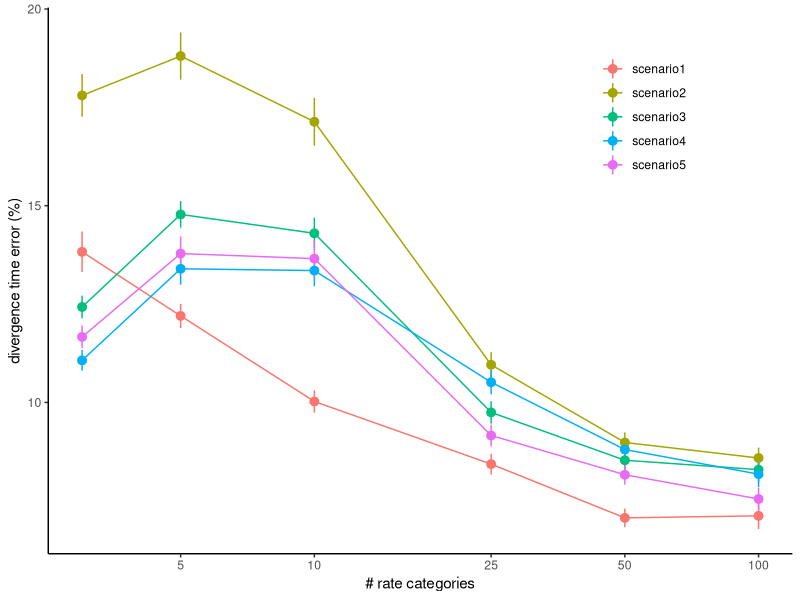
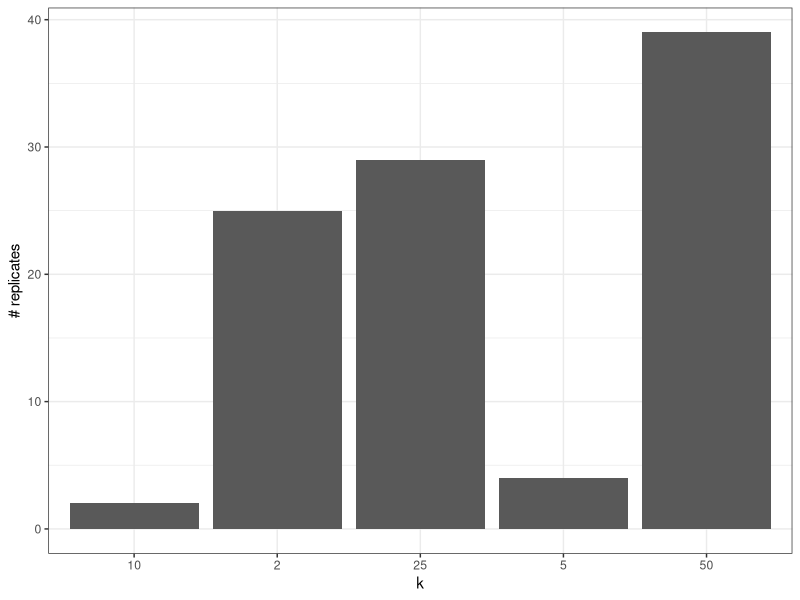
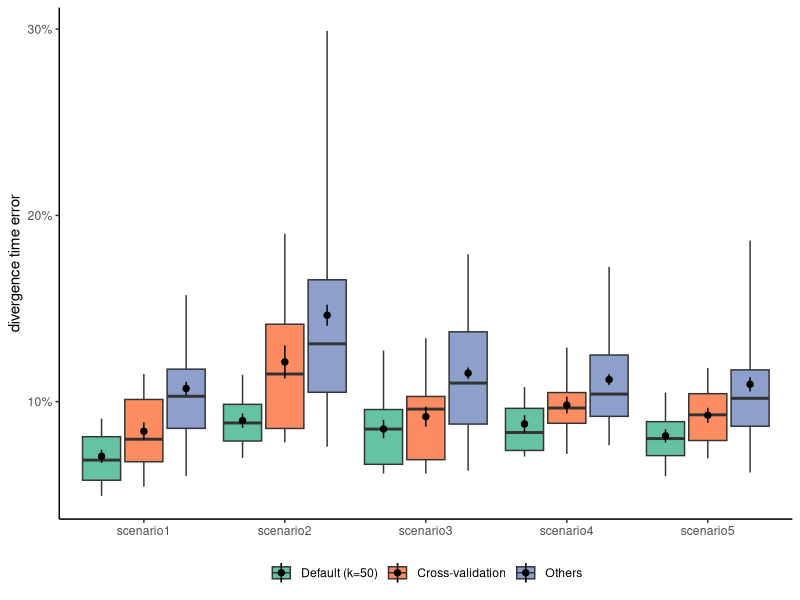
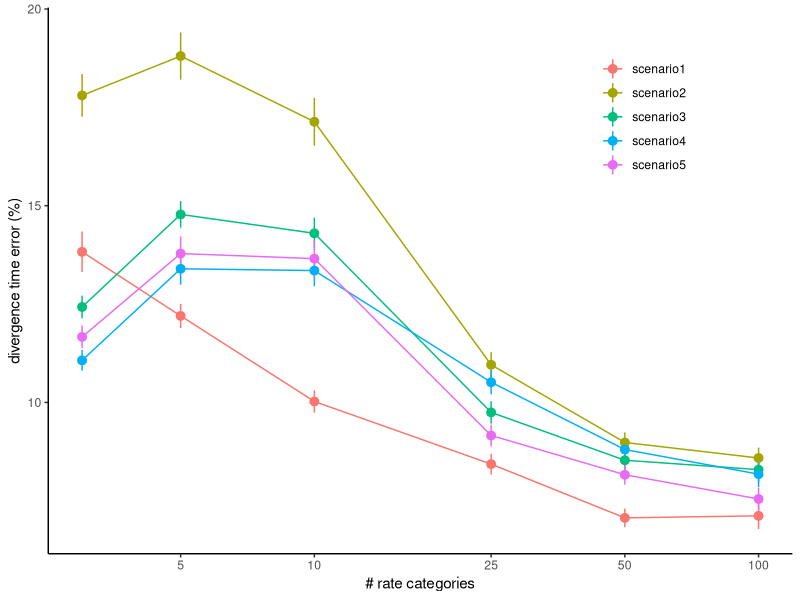
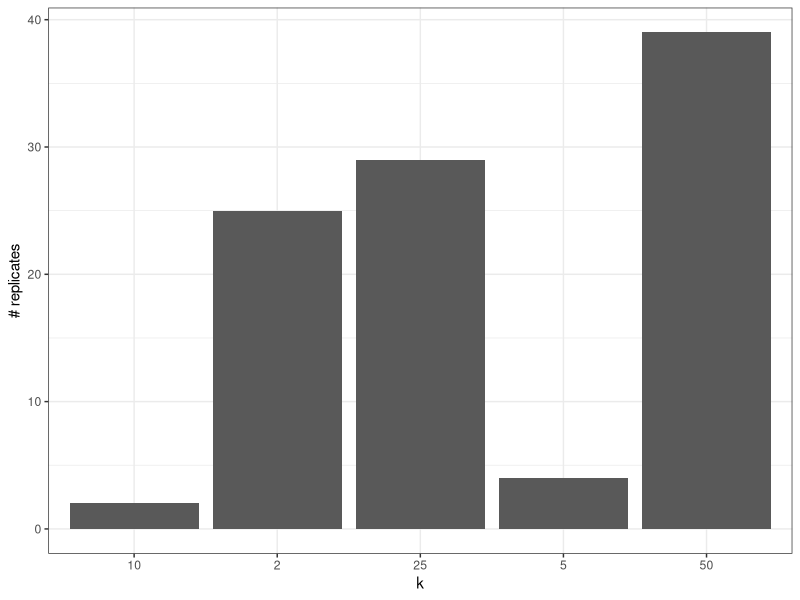
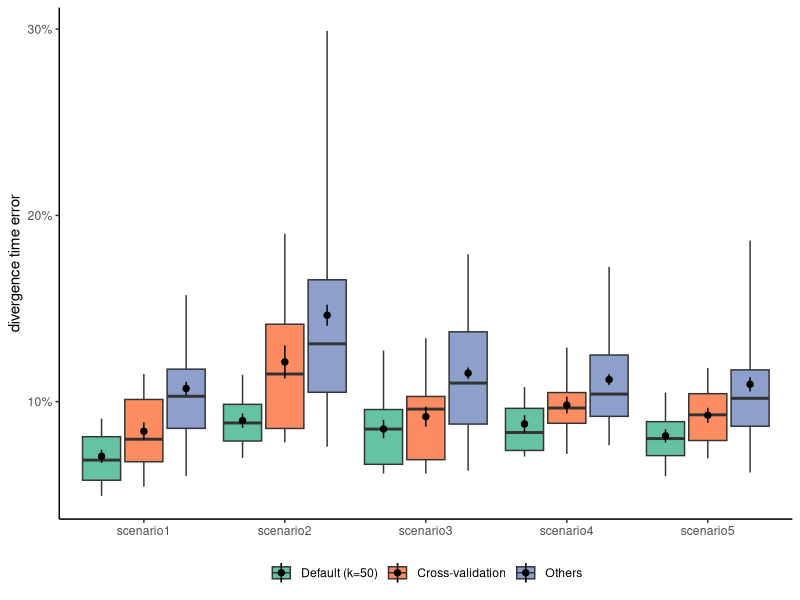

Write R code to recreate these figures, in order.
setwd("/Users/uym2/my_gits/MD-Cat-paper/Plots/simulated/sysBio_revision")
require(ggplot2)

d = read.table("MDCat_Angiosperm_vary_k_nodeAge.txt",header=T)

d$error = abs(d$trueNodeAge-d$estNodeAge)/140

ggplot(d,aes(x=k,y=error*100,color=scenario)) +
  stat_summary() + geom_line(stat="summary") + 
  scale_x_log10(breaks=c(2,5,10,25,50,100)) +  xlab("# rate categories") + ylab("divergence time error (%)") + 
  theme_classic() + theme(legend.title = element_blank(),legend.position = c(0.8,0.8))
ggsave("MDCat_Angiosperm_vary_k.pdf",width = 6,height=4)

########################################
require(reshape2)

quantiles_95 <- function(x) {
  r <- quantile(x, probs=c(0.05, 0.25, 0.5, 0.75, 0.95))
  names(r) <- c("ymin", "lower", "middle", "upper", "ymax")
  r
}


d = read.table("MDCat_Angiosperm_vary_k_with_crossval.txt",header=T)
d$error = abs(d$trueNodeAge-d$estNodeAge)/140
d$selected = "Others"
d[d$k == "kselected",]$selected = "Cross-validation"
d[d$k == "k50",]$selected = "Default (k=50)"
d$selected = factor(d$selected, levels=c("Default (k=50)","Cross-validation","Others"))




qplot((sub("k","",merge(d[d$k == "kselected" & d$nodeName =="I0",c(1,2,4,5,6,7)],d[d$k != "kselected"& d$nodeName =="I0",c(1,2,3,4,5,6,7)],
      by=c("scenario","rep","nodeName","trueNodeAge","estNodeAge","error"))$k)
))+theme_bw()+xlab("k")+ylab("# replicates")
ggsave("selectedk_angio.pdf",width=3.2, height = 4)

d2 = dcast(selected+scenario+rep+k~"error",data=d,value.var = "error",fun.aggregate = mean)

require(scales)

head(d2)
ggplot(d2,aes(x=scenario,y=error,fill=selected)) + 
  stat_summary(position=position_dodge2(width=0.75),
               fun.data = quantiles_95,geom="boxplot") +
  stat_summary(position=position_dodge2(width = 0.9),size=0.3) + 
  theme_classic() + theme(axis.text.x = element_text(angle = 0), axis.title.x = element_blank(),
                          legend.title = element_blank(),legend.position = "bottom") + 
  ylab("divergence time error")+
  scale_fill_brewer(palette = "Set2")+
  scale_y_continuous(labels = percent)
nrow(d2[d2$selected=="Default (k=50)",])
ggsave("MDCat_Angiosperm_crossval_k.pdf",width=6, height =4 )
